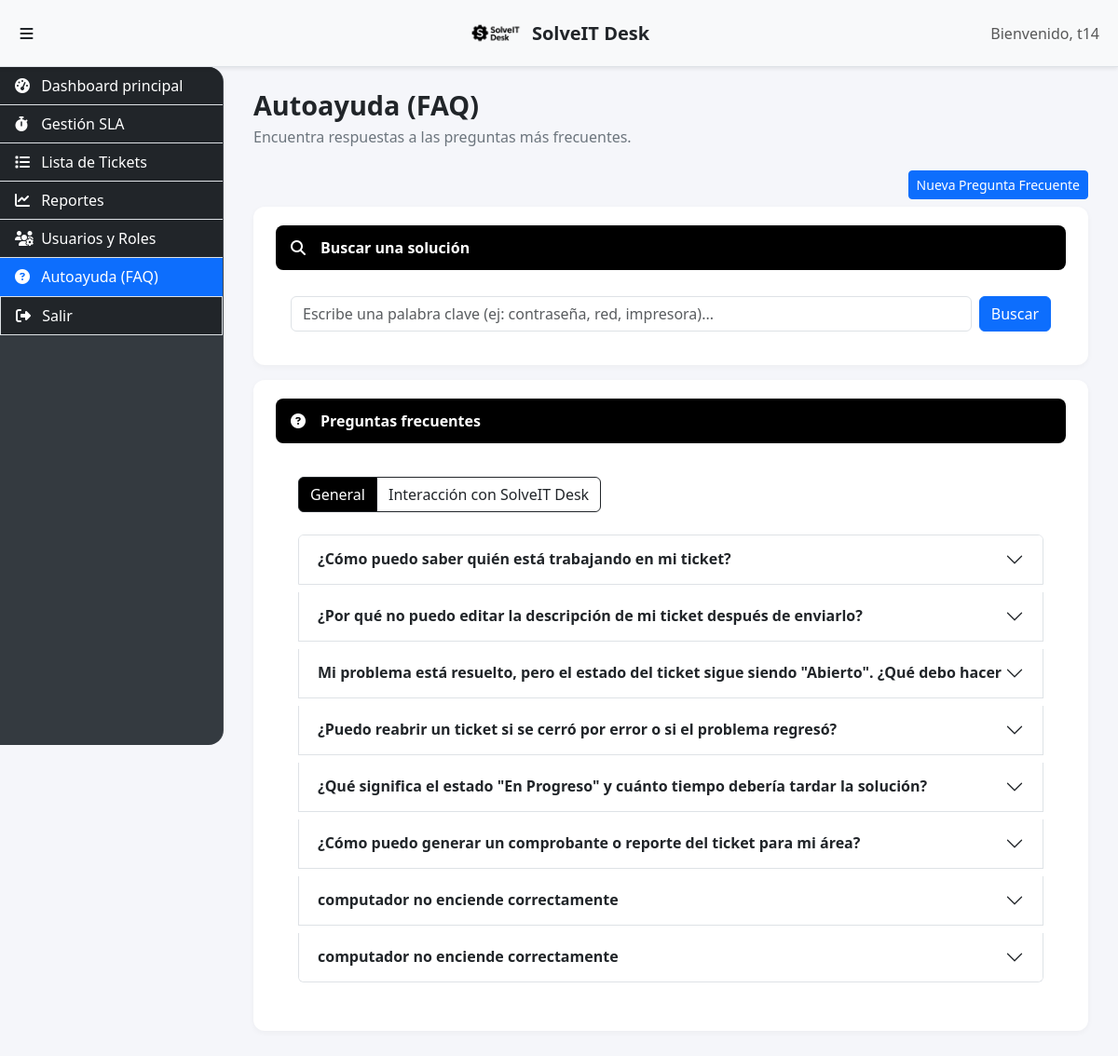
The app's page /faq/ (signed in) with its own data.
### faq/models.py (models this page shows, shortened)
class FAQ(models.Model):
    pregunta = models.CharField(max_length=255, verbose_name="Pregunta Frecuente")
    respuesta = models.TextField(verbose_name="Respuesta", blank=True)
    categoria = models.CharField(max_length=50, default='General', verbose_name="Categoría", blank=True)
    activo = models.BooleanField(default=True, verbose_name="Activo")
    fecha_creacion = models.DateTimeField(auto_now_add=True)
    class Meta:
        verbose_name = "Pregunta Frecuente"
        verbose_name_plural = "Preguntas Frecuentes"

### faq/views.py (the view)
# urls.py: path('', views.lista_faqs, name='lista_faqs'),
@login_required
def lista_faqs(request):
    search_query = request.GET.get('q', '')
    if request.user.is_staff:
        faqs_queryset = FAQ.objects.all()
    else:
        faqs_queryset = FAQ.objects.filter(activo=True)
    if search_query:
        faqs_queryset = faqs_queryset.filter(
            Q(pregunta__icontains=search_query) | Q(respuesta__icontains=search_query)
        )
    faqs_general = faqs_queryset.filter(categoria__iexact='General').order_by('id').prefetch_related('pasos')
    faqs_interaccion = faqs_queryset.filter(categoria__iexact='Interacción con SolveIT Desk').order_by('id').prefetch_related('pasos')
    context = {
        'faqs_general': faqs_general,
        'faqs_interaccion': faqs_interaccion,
        'search_query': search_query,
    }
    return render(request, 'faq/lista_faqs.html', context)

### faq/templates/faq/lista_faqs.html (shortened to what this page needs)
{% extends "soporte/base.html" %}
{% block content %}
<h2 class="page-title">Autoayuda (FAQ)</h2>
<p class="page-subtitle">Encuentra respuestas a las preguntas más frecuentes.</p>
{% if request.user.is_staff %}
  <div class="mb-2 text-end">
    <a href="{% url 'faq_crear' %}" class="btn btn-primary btn-sm">Nueva Pregunta Frecuente</a>
  </div>
{% endif %}
<div class="card-custom">
  <div class="card-custom-header faq-card-header d-flex align-items-center">
    <i class="fas fa-search me-2"></i>
    <span>Buscar una solución</span>
  </div>
  <div class="p-3">
    <form method="get" class="row g-2 align-items-center">
      <div class="col">
        <input class="form-control" type="search" name="q" placeholder="Escribe una palabra clave (ej: contraseña, red, impresora)..." aria-label="Buscar" value="{{ search_query|default:'' }}">
      </div>
      <div class="col-auto">
        <button class="btn btn-primary" type="submit">Buscar</button>
      </div>
    </form>
  </div>
</div>
<div class="card-custom mt-3">
  <div class="card-custom-header faq-card-header d-flex align-items-center">
    <i class="fas fa-question-circle me-2"></i>
    <span>Preguntas frecuentes</span>
  </div>
  <div class="p-4">
    {% if faqs_general or faqs_interaccion %}
      <div class="faq-toggle btn-group mb-4" role="group" aria-label="Categorías de preguntas frecuentes">
        <button type="button" class="btn btn-outline-dark active" data-target="faq-general">General</button>
        <button type="button" class="btn btn-outline-dark" data-target="faq-interaccion">Interacción con SolveIT Desk</button>
      </div>
      <div id="faq-general" class="faq-section active">
        {% if faqs_general %}
          <div class="accordion" id="accordion-general">
            {% for item in faqs_general %}
              <div class="accordion-item mb-2">
                <h2 class="accordion-header" id="heading-general-{{ item.id }}">
                  <button class="accordion-button collapsed fw-bold" type="button" data-bs-toggle="collapse" data-bs-target="#collapse-general-{{ item.id }}" aria-expanded="false" aria-controls="collapse-general-{{ item.id }}">
                    {{ item.pregunta }}
                  </button>
                </h2>
              </div>
            {% endfor %}
          </div>
        {% else %}
          <p class="text-muted mb-0">No hay preguntas generales disponibles.</p>
        {% endif %}
      </div>
    {% endif %}
  </div>
</div>
{% endblock %}

### soporte/templates/soporte/base.html (shortened to what this page needs)
{% load static %}
<!DOCTYPE html>
<html lang="es">
<head>
    <link href="https://cdn.jsdelivr.net/npm/bootstrap@5.3.3/dist/css/bootstrap.min.css" rel="stylesheet">
    <link rel="stylesheet" href="https://cdnjs.cloudflare.com/ajax/libs/font-awesome/6.5.2/css/all.min.css">
    <link rel="stylesheet" href="{% static 'soporte/css/styles.css' %}">
</head>
<body>
    <div class="d-flex" id="wrapper">
        <div id="sidebar-wrapper">
            <div class="list-group list-group-flush">
                {% if request.user.is_staff %}
                <a href="{% url 'dashboard_principal' %}" class="list-group-item list-group-item-action bg-dark text-white">
                    <i class="fas fa-tachometer-alt"></i> Dashboard principal
                </a>
                <a href="{% url 'sla_prioridades' %}" class="list-group-item list-group-item-action bg-dark text-white">
                    <i class="fas fa-stopwatch"></i> Gestión SLA
                </a>
                {% endif %}
                <a href="{% url 'home_tickets' %}" class="list-group-item list-group-item-action bg-dark text-white">
                    <i class="fas fa-list"></i> Lista de Tickets
                </a>
                {% if request.user.is_superuser %}
                    <a href="{% url 'dashboard_de_reportes' %}" class="list-group-item list-group-item-action bg-dark text-white">
                        <i class="fas fa-chart-line"></i> Reportes
                    </a>
                    <a href="{% url 'mantenedor_usuarios' %}" class="list-group-item list-group-item-action bg-dark text-white">
                        <i class="fas fa-users-cog"></i> Usuarios y Roles
                    </a>
                {% endif %}
                <a href="{% url 'lista_faqs' %}" class="list-group-item list-group-item-action bg-dark text-white">
                    <i class="fas fa-question-circle"></i> Autoayuda (FAQ)
                </a>
                <form action="{% url 'logout' %}" method="post" style="display:inline;">
                    <button type="submit" class="list-group-item list-group-item-action bg-dark text-white w-100 text-start">
                        <i class="fas fa-sign-out-alt"></i> Salir
                    </button>
                </form>
            </div>
            </div>
        <div id="page-content-wrapper">
            <nav class="navbar navbar-expand-lg navbar-light navbar-top fixed-top border-bottom">
                <div class="container-fluid position-relative d-flex align-items-center">
                    <button id="sidebarToggle" class="btn sidebar-toggle-btn me-2" type="button" aria-label="Mostrar/ocultar menú">
                        <i class="fas fa-bars"></i>
                    </button>
                    <ul class="navbar-nav ms-auto mt-2 mt-lg-0">
                        <li class="nav-item active">
                            <span class="nav-link">Bienvenido, {{ request.user.username }}</span>
                        </li>
                    </ul>
                    <a href="{% url 'dashboard_principal' %}" class="navbar-brand main-navbar-brand d-flex align-items-center justify-content-center gap-2 position-absolute top-50 start-50 translate-middle">
                        <img src="{% static 'soporte/solveit-desk.png' %}" alt="SolveIT Desk" class="brand-logo">
                        <span class="brand-text">SolveIT Desk</span>
                    </a>
                </div>
            </nav>
            <div class="main-container">
                {% block content %}{% endblock %}
            </div>
        </div>
    </div>
</body>
</html>

### soporte/static/soporte/css/styles.css (style rules this page uses)
:root { --sidebar-w: 15rem; --header-h: 56px; --toggle-size: 46px; --toggle-radius: 12px; --header-bg: #f8f9fa; }
body { overflow-x: hidden; background-color: #f5f6fa; }
.navbar-brand { padding-top: 0; padding-bottom: 0; display: inline-flex; align-items: center; gap: .5rem; }
.brand-logo { height: calc(var(--header-h) - 12px); max-height: calc(var(--header-h) - 12px); width: auto; object-fit: contain; display: block; image-rendering: -webkit-optimize-contrast; }
.brand-text { line-height: 1; white-space: nowrap; }
#wrapper { display:flex; }
#sidebar-wrapper { position: fixed; top: var(--header-h); left: 0; width: var(--sidebar-w); height: calc(100vh - var(--header-h)); overflow-y: auto; background-color: #343a40; transition: transform .25s ease-out, margin-left .25s ease-out; transform: translateX(0); border-right: 1px solid rgba(255, 255, 255, 0.08); border-radius: 0 1rem 1rem 0; }
.sidebar-toggle-btn { background: transparent; border: 0; box-shadow: none; color: #212529; padding: .5rem .6rem; line-height: 1; border-radius: .5rem; }
.list-group-item.active-module, .list-group-item.active-module:focus, .list-group-item.active-module:hover { background-color: #0d6efd !important; border-color: #0d6efd !important; color: #fff !important; }
#sidebar-wrapper .list-group { width: 100%; }
#page-content-wrapper { width: 100%; transition: margin-left .25s ease-out; }
@media (min-width: 768px) { #page-content-wrapper { margin-left: var(--sidebar-w); } }
.navbar-top { background-color: var(--header-bg); box-shadow: 0 0.125rem 0.25rem rgba(0, 0, 0, 0.075); min-height: 72px; }
.navbar-top.fixed-top { z-index: 1030; }
.main-navbar-brand { font-weight: 700; color: #212529; }
.main-navbar-brand .brand-logo { filter: brightness(0); }
.list-group-item i { width: 1.5rem; }
.main-container { padding: 1.5rem 2rem; }
.card-custom { background: #ffffff; border-radius: .75rem; box-shadow: 0 2px 6px rgba(0, 0, 0, .04); padding: 1.25rem 1.5rem; margin-bottom: 1rem; }
.card-custom-header { font-weight: 600; margin-bottom: .75rem; display: flex; align-items: center; gap: .5rem; }
.card + .card, .card-custom + .card-custom { margin-top: 1rem; }
.page-title { font-size: 1.8rem; font-weight: 700; margin-bottom: .25rem; }
.page-subtitle { color: #6c757d; margin-bottom: 1.5rem; }

### faq/templates/faq/lista_faqs.html (style rules this page uses)
.faq-card-header { background-color: #000; color: #fff; border-radius: .5rem; padding: .75rem 1rem; }
.faq-card-header i { color: inherit; }
.faq-section { display: none; }
.faq-section.active { display: block; }
.faq-toggle .btn.active { background-color: #000; color: #fff; }

### records on screen
FAQ: pregunta "¿Cómo puedo saber quién está trabajando en mi ticket?"
FAQ: pregunta "¿Por qué no puedo editar la descripción de mi ticket después de enviarlo?"
FAQ: pregunta "Mi problema está resuelto, pero el estado del ticket sigue siendo \"Abierto\". ¿Qué debo hacer"
FAQ: pregunta "¿Puedo reabrir un ticket si se cerró por error o si el problema regresó?"
FAQ: pregunta "¿Qué significa el estado \"En Progreso\" y cuánto tiempo debería tardar la solución?"
FAQ: pregunta "¿Cómo puedo generar un comprobante o reporte del ticket para mi área?"
FAQ: pregunta "computador no enciende correctamente"
FAQ: pregunta "computador no enciende correctamente"

### other values on screen
{{ request.user.username }} "t14"
